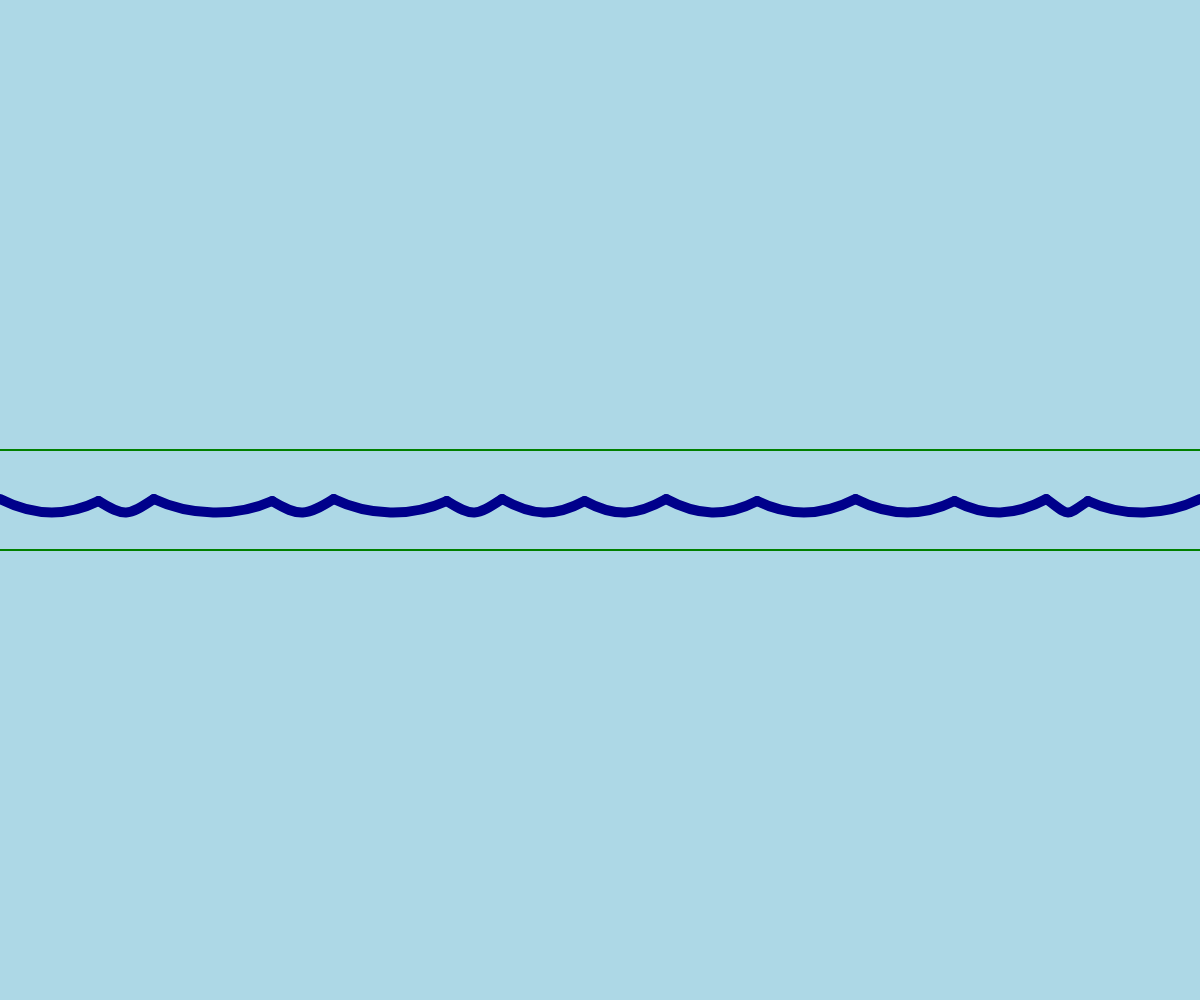
Frame 1 (no input)
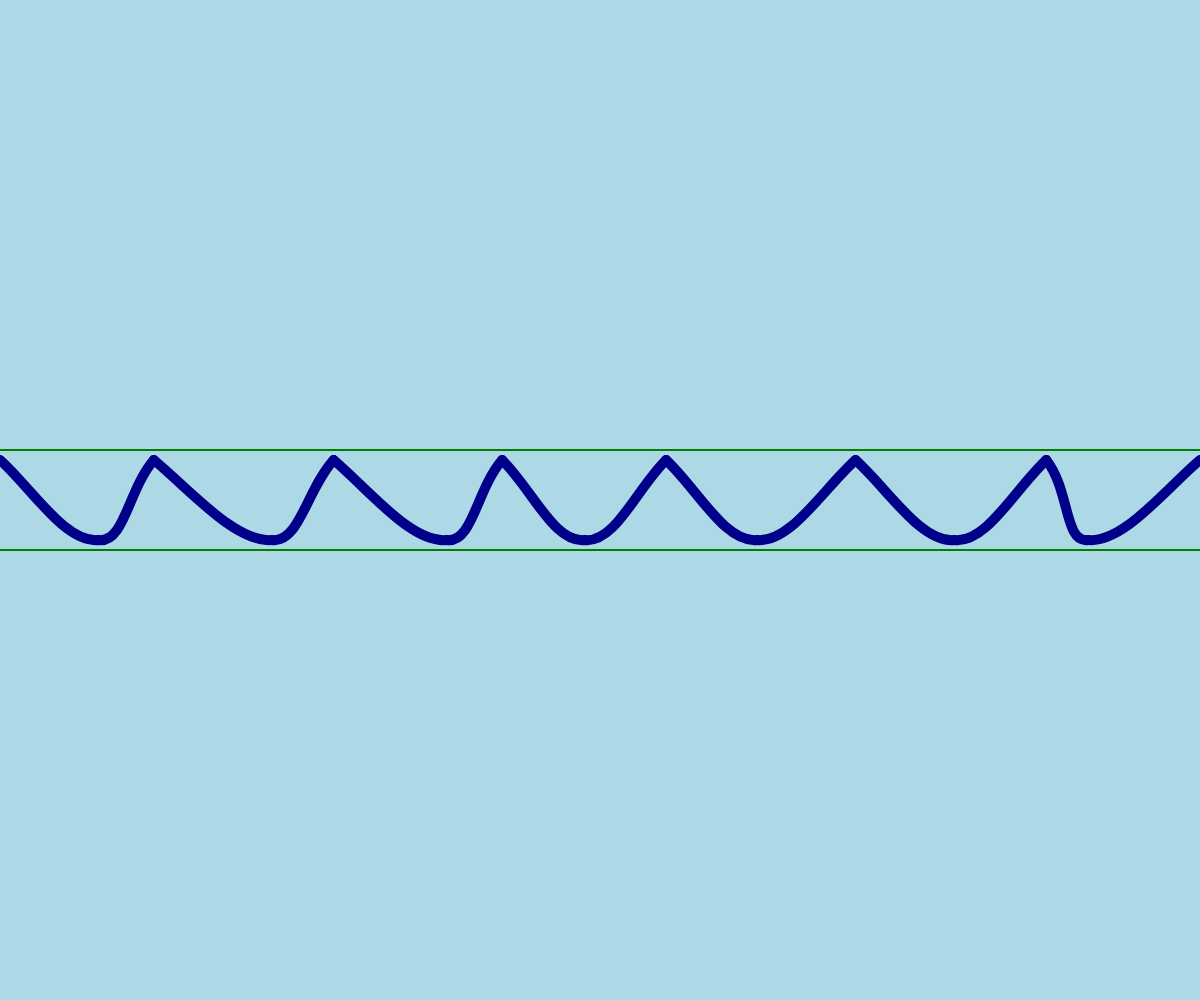
Frame 60 (no input)
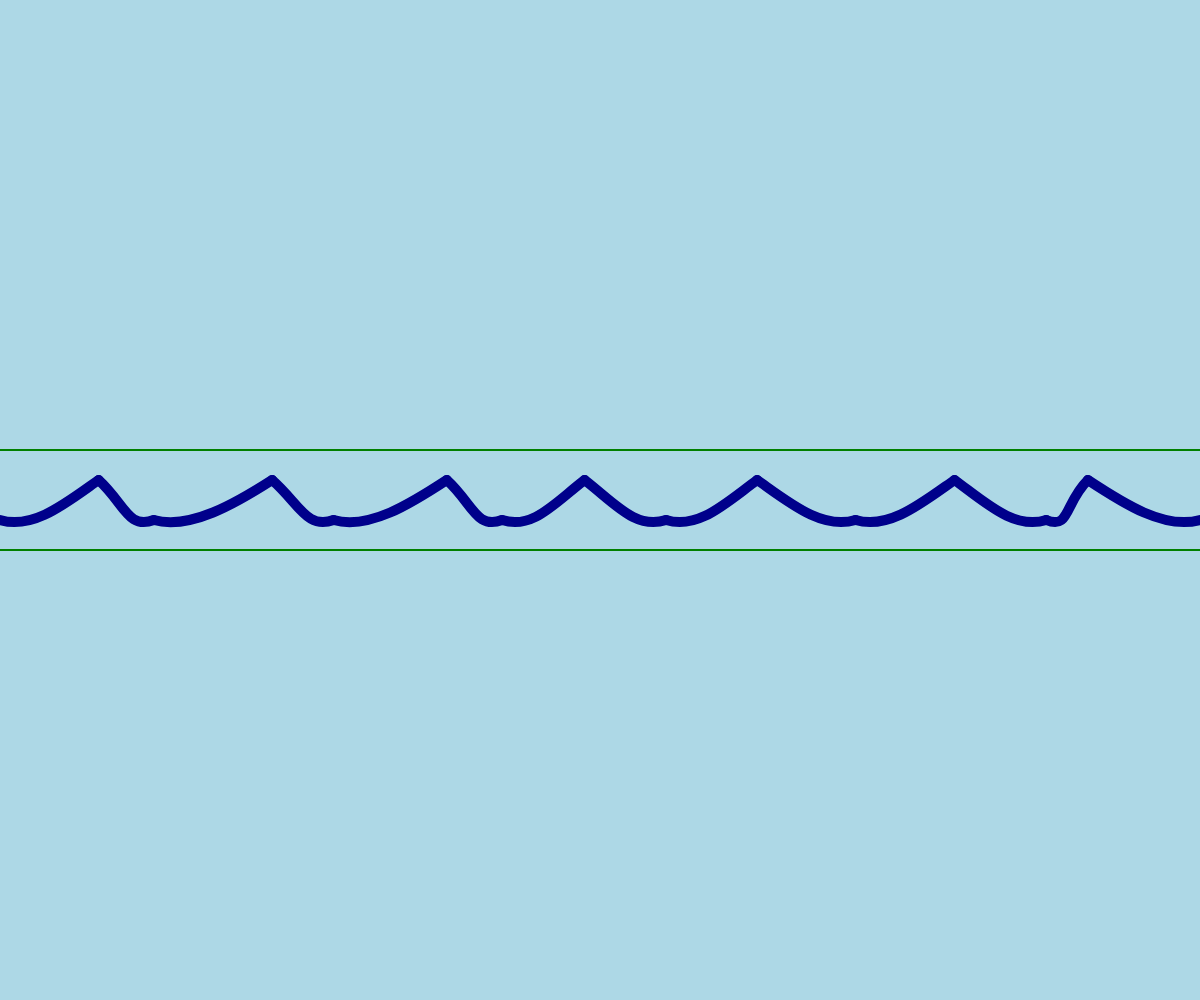
Frame 120 (the mouse pressed at the canvas centre since frame 60)

The p5.js sketch that drew these frames (run headless with seeded random() and noise() and a simulated clock; from frame 60 on, the mouse is pressed at the canvas centre):

// p5.js sketch
// ── sketch.js
/* 
  waves = [
    {
      waveColour: ,
      waveWeight: ,
      yPos: #,
      yMin: #,
      yMax: #,
      velocity: {
        speed: #,
        direction: -1 or 1,
      }
      nodes = [
        {
          xPos: x,
          yPos: y,
          minY: #, 
          maxY: #,
          velocity: {
            speed: #,
            direction: -1 or 1,
          }
        }
      ]
    }
  ]
*/

const waves = [];

function setup() {
  createCanvas(windowWidth, windowHeight);

  // numOfWaves, waveSpeed, waveMotionRadius, waveWidth, waveColour, waveWeight, nodesPerWave, nodeSpeed
  createWaves( 1, 0.3, 50, 50, 'darkblue', 10, 15, 1 )

  frameRate(30)
}

function draw() {
  background('lightblue');

  
  // move nodes in each wave
  for(let wave of waves) {
    moveNodes(wave)
  }

  // wave lines
  for(let wave of waves) {
    strokeWeight(2)
    stroke('green')
    line(0, wave.yMin, width, wave.yMin);
    line(0, wave.yMax, width, wave.yMax);
  }
  
  // move waves
  // moveWaves()


  // draw all nodes
  for(let wave of waves) { 
    for(let node of wave.nodes) {
      point(node.xPos, node.yPos)
    }
  }

  // draw curves
  for(let wave of waves) {
    drawWaveCurves(wave)
  }
}

function moveWaves() {
  for(let wave of waves) {
    // updating yPos of waves
    let yChange = (wave.velocity.speed * wave.velocity.direction);

    
    // move according to direction and speed
    wave.yPos += yChange;
    
    // change direction (if needed)
    wave.velocity.direction = checkChangeDirection(wave.yPos, wave.yMin, wave.yMax, wave.velocity.direction);


    // updating yPos of nodes of wave
    for(let node of wave.nodes) {
      node.yPos += yChange;
    }
  }

}

function drawWaveCurves(wave) {
  for(let index = 0; index < wave.nodes.length-1; index++) {
    stroke(wave.waveColour)
    strokeWeight(wave.waveWeight)
    noFill()

    // create start and end points
    const startPoint = [wave.nodes[index].xPos, wave.nodes[index].yPos]
    const endPoint = [wave.nodes[index + 1].xPos, wave.nodes[index + 1].yPos]

    // create control points
    const startControl = [ startPoint[0]-100, startPoint[1]-100 ]
    const endControl = [ endPoint[0]+100, endPoint[1]-100 ]
    // console.log('start', startPoint, 'end', endPoint);

    // draw curve
    curve( startControl[0], startControl[1],   startPoint[0], startPoint[1], endPoint[0], endPoint[1],   endControl[0], endControl[1] )
  }
}

function moveNodes(wave) {
  for(let node of wave.nodes) {
    // change direction if distance from wave.yPos > 50
    /* if( node.yPos < node.yMin || node.yPos > node.yMax ) {
      node.velocity.direction = -node.velocity.direction;
    } */

    if ( checkChangeDirection( node.yPos, node.yMin, node.yMax ) == true ) {
      node.velocity.direction = -node.velocity.direction

      // reset position to either max or min
      if ( node.yPos < node.yMin ) {
        node.yPos = node.yMin + 1;
      } else if ( node.yPos > node.yMax ) {
        node.yPos = node.yMax - 1;
      }
    }

    // move node according to wave.velocity.direction
    if( wave.velocity.direction === node.velocity.direction ) {
      node.yPos += (node.velocity.speed * node.velocity.direction);
    } else {
      node.yPos += (node.velocity.speed * node.velocity.direction);
    }
  } 
}

function createWaves(numOfWaves, waveSpeed, waveMotionRadius, waveWidth, waveColour, waveWeight, nodesPerWave, nodeSpeed) {
  for(let i = 1; i <= numOfWaves; i++) {
    let yPos = height / (numOfWaves+1) * i;
    createWave( yPos, waveSpeed, waveMotionRadius, waveWidth, waveColour, waveWeight, nodesPerWave, nodeSpeed )
  }
}

function createWave( yPos, waveSpeed, waveMotionRadius, waveWidth, waveColour, waveWeight, nodesPerWave, nodeSpeed ) {
  // create wave
  let wave = {};
  wave.waveColour = waveColour;
  wave.waveWeight= waveWeight;
  wave.yPos = yPos;
  wave.yMin = yPos - waveMotionRadius;
  wave.yMax = yPos + waveMotionRadius;
  wave.velocity = {
    speed: waveSpeed,
  }
  // wave.velocity alternate direction per WAVE
  if(waves.length % 2 === 0) {
    wave.velocity.direction = 1;
  } else {
    wave.velocity.direction = -1
  }


  wave.nodes = [];

  // create nodes for wave.nodes
  for(let i = 0; i < nodesPerWave; i++) {
    let node = {};
    node.xPos = (width / (nodesPerWave-1)) * i;;
    node.yPos = yPos;

    // add variation to xPos, while keeping first and last node at edge of window
    if(i != 0 && i != nodesPerWave-1) {
      node.xPos = node.xPos + random(-30, 30)
    }

    node.yMin = node.yPos - waveWidth;
    node.yMax = node.yPos + waveWidth;

    node.velocity = {};
    node.velocity.speed = nodeSpeed;

    // node.velocity alternate directions per WAVE
    if(waves.length % 2 === 0) {
      node.velocity.direction = 1;
    } else {
      node.velocity.direction = -1
    }

    // node.velocity alternate directions per NODE
    if(i % 2 === 0) {
      node.velocity.direction = -node.velocity.direction;
    }

    // add node to wave.nodes
    wave.nodes.push(node);
  }

  // add wave to waves
  waves.push(wave);
  console.log('wave:', wave);
}

function checkChangeDirection(pos, min, max) {
  if( pos < min || pos > max ) {
    return true;
  } else {
    return false;
  }
}

/* const newNode = function (x, y, waveWidth, speed, direction) {
  return {
    xPos: x,
    yPos: y,
    minMaxPos: {
      minX: x,
      maxX: #,
      minY: #,
      maxY: #,
    },
    velocity: {
      speed: speed,
      direction: direction,
    }
  }
} */
